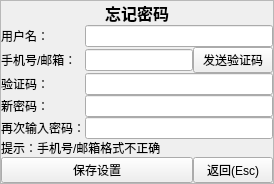
       <widget class="QWidget" name="tab_forgot_password">
        <attribute name="title">
         <string>忘记密码</string>
        </attribute>
        <layout class="QVBoxLayout" name="verticalLayout_8">
         <property name="spacing">
          <number>0</number>
         </property>
         <property name="leftMargin">
          <number>0</number>
         </property>
         <property name="topMargin">
          <number>0</number>
         </property>
         <property name="rightMargin">
          <number>0</number>
         </property>
         <property name="bottomMargin">
          <number>0</number>
         </property>
         <item>
          <widget class="QFrame" name="frame_forgot_password">
           <property name="frameShape">
            <enum>QFrame::StyledPanel</enum>
           </property>
           <property name="frameShadow">
            <enum>QFrame::Raised</enum>
           </property>
           <layout class="QGridLayout" name="gridLayout_2">
            <property name="leftMargin">
             <number>0</number>
            </property>
            <property name="topMargin">
             <number>0</number>
            </property>
            <property name="rightMargin">
             <number>0</number>
            </property>
            <property name="bottomMargin">
             <number>0</number>
            </property>
            <property name="spacing">
             <number>0</number>
            </property>
            <item row="3" column="1" colspan="2">
             <widget class="QLineEdit" name="lineEdit_verify_code_in_forgot_password"/>
            </item>
            <item row="7" column="0" colspan="2">
             <widget class="QPushButton" name="pushButton_save_new_password_in_forgot_password">
              <property name="sizePolicy">
               <sizepolicy hsizetype="Expanding" vsizetype="Expanding">
                <horstretch>0</horstretch>
                <verstretch>2</verstretch>
               </sizepolicy>
              </property>
              <property name="maximumSize">
               <size>
                <width>16777215</width>
                <height>100</height>
               </size>
              </property>
              <property name="text">
               <string>保存设置</string>
              </property>
              <property name="shortcut">
               <string>Return</string>
              </property>
             </widget>
            </item>
            <item row="3" column="0">
             <widget class="QLabel" name="label_verify_code_in_forgot_password">
              <property name="text">
               <string>验证码：</string>
              </property>
             </widget>
            </item>
            <item row="5" column="0">
             <widget class="QLabel" name="label_repeat_password_in_forgot_password">
              <property name="text">
               <string>再次输入密码：</string>
              </property>
             </widget>
            </item>
            <item row="2" column="2">
             <widget class="QPushButton" name="pushButton_send_verify_code_in_forgot_password">
              <property name="sizePolicy">
               <sizepolicy hsizetype="Expanding" vsizetype="Expanding">
                <horstretch>0</horstretch>
                <verstretch>1</verstretch>
               </sizepolicy>
              </property>
              <property name="maximumSize">
               <size>
                <width>200</width>
                <height>100</height>
               </size>
              </property>
              <property name="text">
               <string>发送验证码</string>
              </property>
             </widget>
            </item>
            <item row="1" column="1" colspan="2">
             <widget class="QLineEdit" name="lineEdit_username__in_forgot_password"/>
            </item>
            <item row="6" column="0" colspan="3">
             <widget class="QLabel" name="label_hint_in_forgot_password">
              <property name="sizePolicy">
               <sizepolicy hsizetype="Preferred" vsizetype="Fixed">
                <horstretch>0</horstretch>
                <verstretch>0</verstretch>
               </sizepolicy>
              </property>
              <property name="text">
               <string>提示：手机号/邮箱格式不正确</string>
              </property>
             </widget>
            </item>
            <item row="0" column="0" colspan="3">
             <widget class="QLabel" name="label_forgot_password">
              <property name="sizePolicy">
               <sizepolicy hsizetype="Preferred" vsizetype="Maximum">
                <horstretch>0</horstretch>
                <verstretch>1</verstretch>
               </sizepolicy>
              </property>
              <property name="font">
               <font>
                <pointsize>12</pointsize>
                <bold>true</bold>
               </font>
              </property>
              <property name="text">
               <string>忘记密码</string>
              </property>
              <property name="alignment">
               <set>Qt::AlignHCenter|Qt::AlignTop</set>
              </property>
             </widget>
            </item>
            <item row="4" column="1" colspan="2">
             <widget class="QLineEdit" name="lineEdit_new_password_in_forgot_password"/>
            </item>
            <item row="5" column="1" colspan="2">
             <widget class="QLineEdit" name="lineEdit_repeat_password_in_forgot_password"/>
            </item>
            <item row="2" column="0">
             <widget class="QLabel" name="label_phone_or_email_number_in_forgot_password">
              <property name="text">
               <string>手机号/邮箱：</string>
              </property>
             </widget>
            </item>
            <item row="2" column="1">
             <widget class="QLineEdit" name="lineEdit_phone_or_email_number_in_forgot_password"/>
            </item>
            <item row="1" column="0">
             <widget class="QLabel" name="label_username__in_forgot_password">
              <property name="text">
               <string>用户名：</string>
              </property>
             </widget>
            </item>
            <item row="4" column="0">
             <widget class="QLabel" name="label_new_password_in_forgot_password">
              <property name="text">
               <string>新密码：</string>
              </property>
             </widget>
            </item>
            <item row="7" column="2">
             <widget class="QPushButton" name="pushButton_goback_login_in_forgot_password">
              <property name="sizePolicy">
               <sizepolicy hsizetype="Expanding" vsizetype="Expanding">
                <horstretch>0</horstretch>
                <verstretch>2</verstretch>
               </sizepolicy>
              </property>
              <property name="maximumSize">
               <size>
                <width>200</width>
                <height>100</height>
               </size>
              </property>
              <property name="text">
               <string>返回(Esc)</string>
              </property>
              <property name="shortcut">
               <string>Esc</string>
              </property>
             </widget>
            </item>
           </layout>
          </widget>
         </item>
        </layout>
       </widget>
